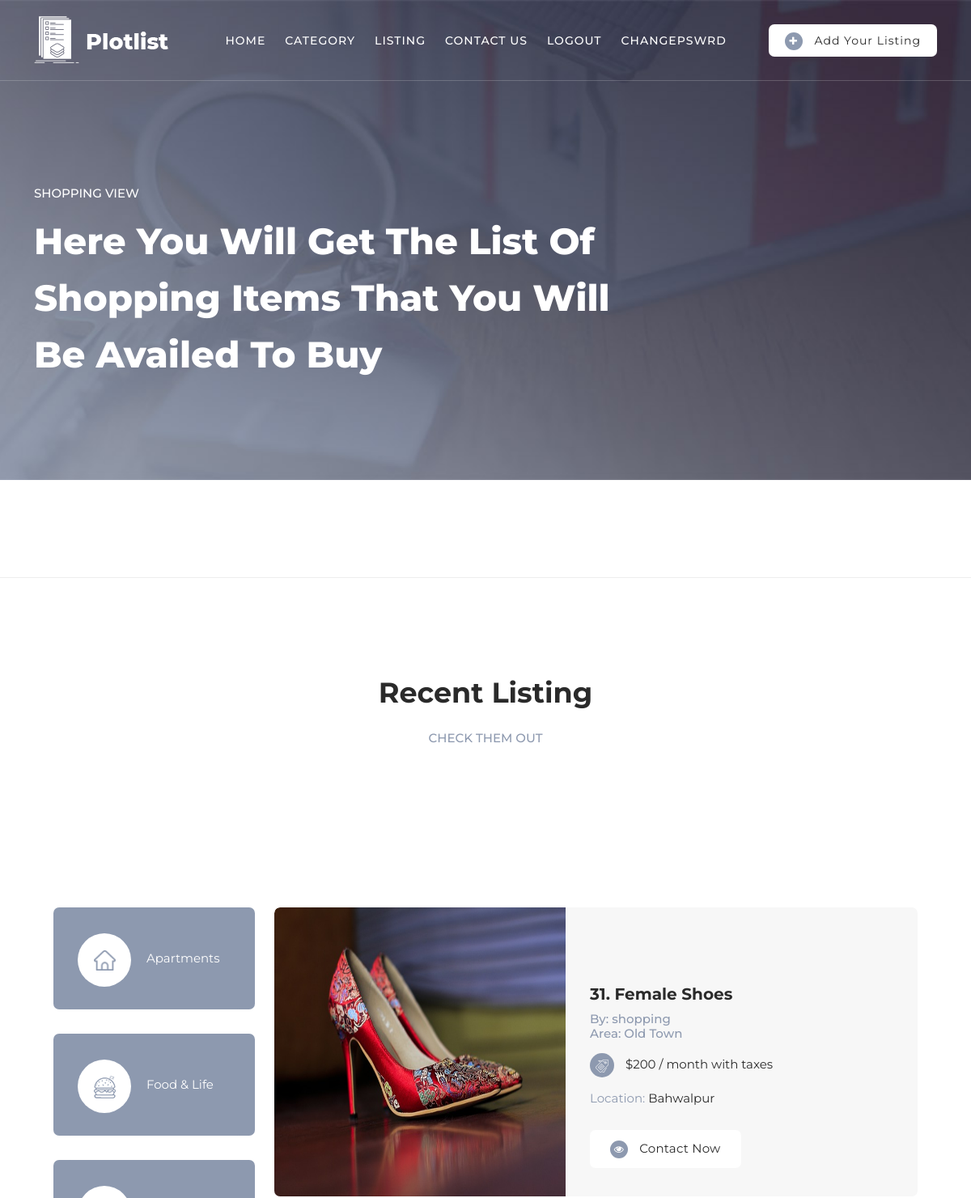
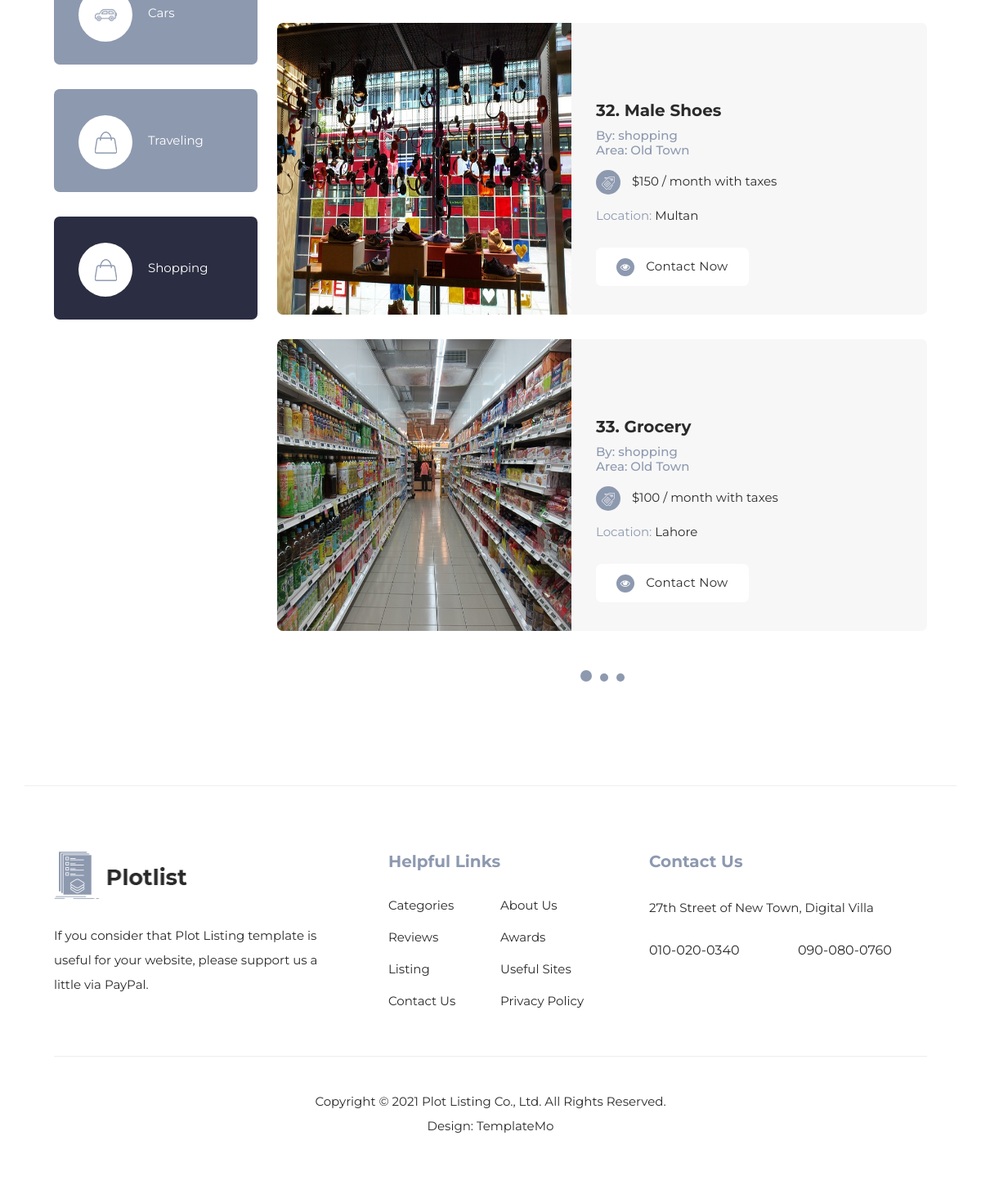
The app's page /shoppinglisting/ (signed in) with its own data (2 pictures, top to bottom).
### plotapp/models.py (models this page shows)
class MyListing(models.Model):
    TYPE_CHOICES = [
        ('car', 'car'),
        ('appartements', 'appartements'),
        ('shopping', 'shopping'),
        ('travelling', 'travelling'),
        ('foodandlife', 'foodandlife'),
    ]
    area = models.CharField(max_length=100, default='')
    price = models.IntegerField(default=0)
    location = models.CharField(max_length=100, default='')
    image = models.ImageField(upload_to='images/', default='')
    title = models.CharField(max_length=100, default='')
    listing_type = models.CharField(max_length=100, choices=TYPE_CHOICES)
    is_deleted = models.BooleanField(default=False)

### plotapp/views.py (the view)
# urls.py: path('shoppinglisting/', views.ShoppingListing.as_view(), name="shoppinglisting"),
class ShoppingListing(ListView):
    template_name = "shoppingdy.html"
    model = MyListing
    context_object_name = 'shoppinglistings'
    def get_queryset(self):
        return self.model.objects.filter(listing_type='shopping')

### plotapp/views.py (called while the page is built)
    def dispatch(self, request, *args, **kwargs):
        if not request.user.is_authenticated:
            return self.handle_no_permission()
        return super().dispatch(request, *args, **kwargs)

### plotapp/templates/shoppingdy.html (shortened to what this page needs)
{% extends 'index.html' %}
{% block content %}
{% load static %}
<div class="page-heading">
	<div class="container">
	  <div class="row">
		<div class="col-lg-8">
		  <div class="top-text header-text">
			<h6>Shopping View</h6>
			<h2>Here you will get the list of shopping items that you will be availed to buy</h2>
		  </div>
		</div>
	  </div>
	</div>
  </div>
<div class="recent-listing">
  <div class="container">
    <div class="row">
      <div class="col-lg-12">
        <div class="section-heading">
          <h2>Recent Listing</h2>
          <h6>Check Them Out</h6>
        </div>
      </div>
        <div class="listing-page">
  <div class="container">
    <div class="row">
      <div class="col-lg-12">
        <div class="naccs">
          <div class="grid">
            <div class="row">
              <div class="col-lg-3">
                <div class="menu">
                  <a href="{% url 'appartements' %}">
                  <div class="first-thumb">
                    <div class="thumb">
                      <span class="icon"><img src="{% static 'images/search-icon-01.png' %}" alt=""></span>
                      Apartments
                    </div>
                  </div>
                  </a>
                  <a href="{% url 'food&lifelisting' %}">
                  <div>
                    <div class="thumb">
                      <span class="icon"><img src="{% static 'images/search-icon-02.png' %}" alt=""></span>
                      Food & Life
                    </div>
                  </div>
                  </a>
                  <a href="{% url 'carslisting' %}">
                  <div>
                    <div class="thumb">
                      <span class="icon"><img src="{% static 'images/search-icon-03.png' %}" alt=""></span>
                      Cars
                    </div>
                  </div>
                  </a>
                  <a href="{% url 'travellinglisting' %}">
                  <div>
                    <div class="thumb">
                      <span class="icon"><img src="{% static 'images/search-icon-04.png' %}" alt=""></span>
                      Traveling
                    </div>
                  </div>
                  </a>
                  <a href="{% url 'shoppinglisting' %}">
                    <div class="last-thumb active">
                      <div class="thumb active">
                        <span class="icon"><img src="{% static 'images/search-icon-04.png' %}" alt=""></span>
                        Shopping
                      </div>
                    </div>
                  </a>
                </div>
              </div>
                <div class="col-lg-9">
                <ul class="nacc">
                  <li class="active">
                    <div>
                      <div class="col-lg-12">
                      <div class="owl-carousel owl-listing">
                        {% for listing in shoppinglistings %}
                          {% if forloop.counter0|divisibleby:3 %}
                            <div class="item">
                          {% endif %}
                          <div class="listing-item">
                            <div class="left-image">
                              <a href="#"><img src="{{ listing.image.url }}" alt="" class="listing_image" height="380px"></a>
                            </div>
                            <div class="right-content align-self-center">
                              <a href="#"><h4>{{ listing.id }}. {{ listing.title }}</h4></a>
                              <h6>By: {{ listing.listing_type }}</h6>
                              <h6>Area: {{ listing.area }}</h6>
                              <span class="price">
                                <div class="icon">
                                  <img src="{% static 'images/listing-icon-01.png' %}" alt="">
                                </div> ${{ listing.price }} / month with taxes
                              </span>
                              <span class="details">Location: <em>{{ listing.location }}</em></span>
                              <div class="main-white-button">
                                <a href="{% url 'ContactForm' %}"><i class="fa fa-eye"></i> Contact Now</a>
                              </div>
                            </div>
                          </div>
                          {% if forloop.counter|divisibleby:3 %}
                            </div>
                          {% endif %}
                        {% endfor %}
                    </div>
                    </div>
                  </li>
                </ul>
              </div>
            </div>
          </div>
        </div>
      </div>
    </div>
  </div>
</div>
{% endblock content %}

### plotapp/templates/shoppingdy.html (style rules this page uses)
.listing_image { max-height: 30vw; min-height: 30vw; max-width:30vw; min-width: 30vw; }

### records on screen
MyListing: image (picture), id "31", title "Female Shoes", listing_type "shopping", area "Old Town", price "200", location "Bahwalpur"
MyListing: image (picture), id "32", title "Male Shoes", listing_type "shopping", area "Old Town", price "150", location "Multan"
MyListing: image (picture), id "33", title "Grocery", listing_type "shopping", area "Old Town", price "100", location "Lahore"
